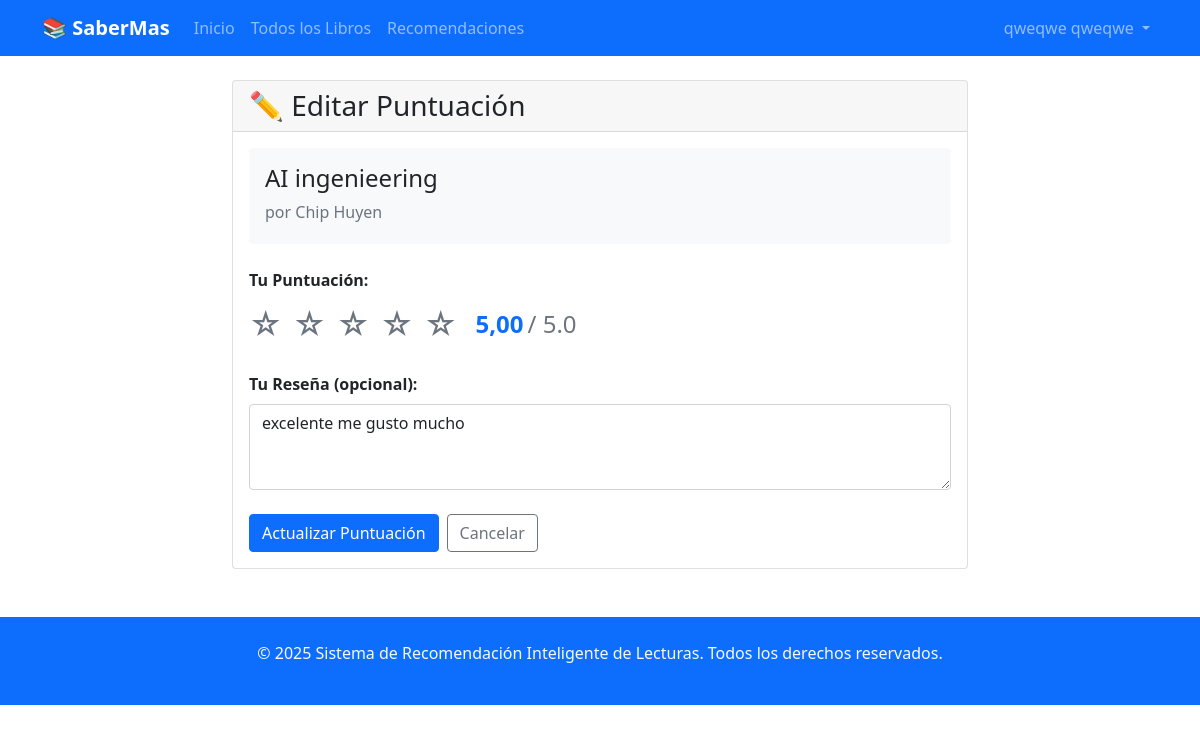
Screenshot of /libros/52/puntuar/ (signed in) with the database file from the repository.
### sril/models.py (models this page shows, shortened)
class Usuario(AbstractBaseUser, PermissionsMixin):
    email = models.EmailField(unique=True, max_length=150)
    nombre = models.CharField(max_length=100)
    fecha_registro = models.DateTimeField(auto_now_add=True)
    fecha_ultimo_login = models.DateTimeField(auto_now=True)
    es_administrador = models.BooleanField(default=False)
    activo = models.BooleanField(default=True)
    is_staff = models.BooleanField(default=False)
    is_superuser = models.BooleanField(default=False)
    groups = models.ManyToManyField(
        'auth.Group',
        verbose_name='groups',
        blank=True,
        help_text='The groups this user belongs to.',
        related_name='usuario_set',  # Cambiado para evitar conflicto
        related_query_name='usuario',
    )
    user_permissions = models.ManyToManyField(
        'auth.Permission',
        verbose_name='user permissions',
        blank=True,
        help_text='Specific permissions for this user.',
        related_name='usuario_set',  # Cambiado para evitar conflicto
        related_query_name='usuario',
    )
    objects = UsuarioManager()
    USERNAME_FIELD = 'email'
    REQUIRED_FIELDS = ['nombre']
    class Meta:
        verbose_name = 'Usuario'
        verbose_name_plural = 'Usuarios'

class Libro(models.Model):
    titulo = models.CharField(max_length=255, verbose_name="Título")
    autor = models.CharField(max_length=255, verbose_name="Autor")
    isbn = models.CharField(
        max_length=20,
        unique=True,
        blank=True,
        null=True,
        verbose_name="ISBN"
    )
    sinopsis = models.TextField(blank=True, null=True, verbose_name="Sinopsis")
    numero_paginas = models.PositiveIntegerField(
        default=0,
        verbose_name="Número de páginas"
    )
    tiempo_lectura_promedio = models.PositiveIntegerField(
        default=0,
        help_text="Tiempo promedio de lectura en minutos",
        verbose_name="Tiempo de lectura"
    )
    fecha_publicacion = models.DateField(
        blank=True,
        null=True,
        verbose_name="Fecha de publicación"
    )
    editorial = models.CharField(
        max_length=100,
        blank=True,
        null=True,
        verbose_name="Editorial"
    )
    archivo_pdf = models.FileField(
        upload_to='libros/pdfs/',
        blank=True,
        null=True,
        validators=[FileExtensionValidator(allowed_extensions=['pdf'])],
        help_text="Subir archivo PDF del libro",
        verbose_name="Archivo PDF"
    )
    portada = models.ImageField(
        upload_to='libros/portadas/',
        blank=True,
        null=True,
        help_text="Portada generada automáticamente desde el PDF",
        verbose_name="Portada"
    )
    disponible_descarga = models.BooleanField(
        default=False,
        help_text="¿Está disponible para descarga?",
        verbose_name="Disponible para descarga"
    )
    categorias = models.ManyToManyField(
        'Categoria',
        through='LibroCategoria',
        verbose_name="Categorías"
    )
    activo = models.BooleanField(default=True, verbose_name="Activo")
    fecha_creacion = models.DateTimeField(auto_now_add=True, verbose_name="Fecha de creación")
    fecha_actualizacion = models.DateTimeField(auto_now=True, verbose_name="Fecha de actualización")
    class Meta:
        verbose_name = 'Libro'
        verbose_name_plural = 'Libros'
        ordering = ['titulo']
        indexes = [
            models.Index(fields=['titulo']),
            models.Index(fields=['autor']),
            models.Index(fields=['fecha_publicacion']),
        ]
    class Meta:
        verbose_name = 'Libro'
        verbose_name_plural = 'Libros'
        ordering = ['titulo']
        indexes = [
            models.Index(fields=['titulo']),
            models.Index(fields=['autor']),
            models.Index(fields=['fecha_publicacion']),
        ]

class Puntuacion(models.Model):
    usuario = models.ForeignKey(Usuario, on_delete=models.CASCADE, related_name='puntuaciones')
    libro = models.ForeignKey(Libro, on_delete=models.CASCADE, related_name='puntuaciones')
    puntuacion = models.DecimalField(
        max_digits=3,
        decimal_places=2,
        validators=[MinValueValidator(1.0), MaxValueValidator(5.0)],
        help_text="Puntuación de 1.0 a 5.0"
    )
    comentario = models.TextField(blank=True, null=True)
    fecha_puntuacion = models.DateTimeField(auto_now_add=True)
    class Meta:
        unique_together = ['usuario', 'libro']
        verbose_name = 'Puntuación'
        verbose_name_plural = 'Puntuaciones'

### sril/views.py (the view)
# urls.py: path('libros/<int:libro_id>/puntuar/', views.puntuar_libro, name='puntuar_libro'),
@login_required
def puntuar_libro(request, libro_id):
    libro = get_object_or_404(Libro, id=libro_id, activo=True)
    usuario_actual = get_usuario_actual(request)
    if not usuario_actual:
        messages.error(request, 'Error de autenticación')
        return redirect('sril:login')
    puntuacion_existente = Puntuacion.objects.filter(usuario=usuario_actual, libro=libro).first()
    if request.method == 'POST':
        form = PuntuacionForm(request.POST, instance=puntuacion_existente)
        if form.is_valid():
            puntuacion = form.save(commit=False)
            puntuacion.usuario = usuario_actual
            puntuacion.libro = libro
            puntuacion.save()
            messages.success(request, '¡Gracias por tu puntuación!')
            return redirect('sril:detalle_libro', libro_id=libro.id)
    else:
        form = PuntuacionForm(instance=puntuacion_existente)
    context = {
        'form': form,
        'libro': libro,
        'puntuacion_existente': puntuacion_existente,
    }
    return render(request, 'sril/libros/puntuar_libro.html', context)

### sril/forms.py
class PuntuacionForm(forms.ModelForm):
    class Meta:
        model = Puntuacion
        fields = ['puntuacion', 'comentario']
        widgets = {
            'puntuacion': forms.NumberInput(attrs={
                'min': '1',
                'max': '5',
                'step': '0.5',
                'class': 'form-control'
            }),
            'comentario': forms.Textarea(attrs={
                'rows': 3,
                'class': 'form-control',
                'placeholder': 'Escribe tu reseña...'
            })
        }

### sril/views.py (called while the page is built)
def get_usuario_actual(request):
    if request.user.is_authenticated:
        try:
            return Usuario.objects.get(id=request.user.id)
        except Usuario.DoesNotExist:
            return None
    return None

### sril/templates/sril/libros/puntuar_libro.html (shortened to what this page needs)
{% extends 'sril/base.html' %}
{% block content %}
<div class="row justify-content-center">
    <div class="col-md-8">
        <div class="card">
            <div class="card-header">
                <h3 class="mb-0">
                    {% if puntuacion_existente %}
                    ✏️ Editar Puntuación
                    {% else %}
                    ⭐ Puntuar Libro
                    {% endif %}
                </h3>
            </div>
            <div class="card-body">
                <div class="mb-4 p-3 bg-light rounded">
                    <h4>{{ libro.titulo }}</h4>
                    <p class="mb-1 text-muted">por {{ libro.autor }}</p>
                </div>
                <form method="post">
                    <div class="mb-4">
                        <label class="form-label"><strong>Tu Puntuación:</strong></label>
                        <div class="d-flex align-items-center">
                            <div class="me-3">
                                <div class="star-rating fs-2">
                                    {% for i in "12345" %}
                                    <span class="star" data-value="{{ forloop.counter }}">☆</span>
                                    {% endfor %}
                                </div>
                            </div>
                            <span id="rating-value" class="fs-4 fw-bold text-primary">
                                {{ form.puntuacion.value|default:'3' }}
                            </span>
                            <span class="fs-4 text-muted ms-1">/ 5.0</span>
                        </div>
                    </div>
                    <div class="mb-4">
                        <label for="{{ form.comentario.id_for_label }}" class="form-label">
                            <strong>Tu Reseña (opcional):</strong>
                        </label>
                        {{ form.comentario }}
                    </div>
                    <div class="d-flex gap-2">
                        <button type="submit" class="btn btn-primary">
                            {% if puntuacion_existente %}
                            Actualizar Puntuación
                            {% else %}
                            Enviar Puntuación
                            {% endif %}
                        </button>
                        <a href="{% url 'sril:detalle_libro' libro.id %}" class="btn btn-outline-secondary">
                            Cancelar
                        </a>
                    </div>
                </form>
            </div>
        </div>
    </div>
</div>
{% endblock %}

### sril/templates/sril/base.html (shortened to what this page needs)
<!DOCTYPE html>
<html lang="es">
<head>
    <link href="https://cdn.jsdelivr.net/npm/bootstrap@5.1.3/dist/css/bootstrap.min.css" rel="stylesheet">
</head>
<body>
    <nav class="navbar navbar-expand-lg navbar-dark bg-primary">
        <div class="container">
            <a class="navbar-brand" href="{% url 'sril:home' %}">📚 SaberMas</a>
            <div class="collapse navbar-collapse" id="navbarNav">
                <ul class="navbar-nav me-auto">
                    <li class="nav-item">
                        <a class="nav-link" href="{% url 'sril:home' %}">Inicio</a>
                    </li>
                    <li class="nav-item">
                        <a class="nav-link" href="{% url 'sril:lista_libros' %}">Todos los Libros</a>
                    </li>
                    <li class="nav-item">
                        <a class="nav-link" href="{% url 'sril:recomendaciones' %}">Recomendaciones</a>
                    </li>
                </ul>
                <ul class="navbar-nav">
                {% if user.is_authenticated %}
                    <li class="nav-item dropdown">
                        <a class="nav-link dropdown-toggle" href="#" id="navbarDropdown" role="button" data-bs-toggle="dropdown">
                             {{ user.nombre }}
                        </a>
                    </li>
                {% endif %}
            </ul>
            </div>
        </div>
    </nav>
    <main class="container my-4">
        {% block content %}
        {% endblock %}
    </main>
    <footer class="bg-primary text-light py-4 mt-5">
        <div class="container text-center">
            <p>&copy; 2025 Sistema de Recomendación Inteligente de Lecturas. Todos los derechos reservados.</p>
        </div>
    </footer>
</body>
</html>

### sril/templates/sril/base.html (style rules this page uses)
.navbar-brand { font-weight: bold; }

### sril/templates/sril/libros/puntuar_libro.html (style rules this page uses)
.star-rating { cursor: pointer; }
.star { transition: color 0.2s; margin-right: 2px; }

### rows the page displays
Usuario: nombre "qweqwe qweqwe"
Libro: titulo "AI ingenieering", autor "Chip Huyen"
Puntuacion: puntuacion.value "5,00", comentario "excelente me gusto mucho"
